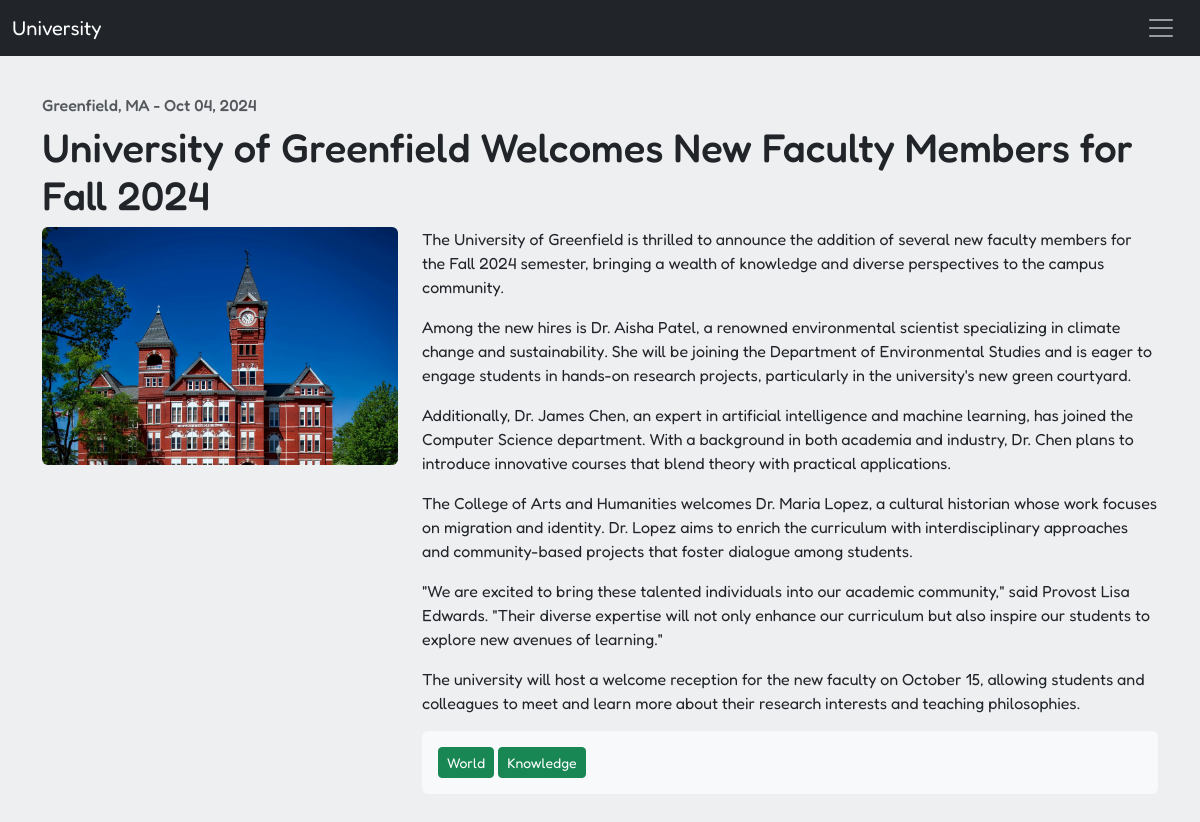
Screenshot of /new/4/ with the database file from the repository.
### main/models.py (models this page shows, shortened)
class New(models.Model):
	title = models.CharField(max_length=255)
	author = models.ForeignKey(to=User, on_delete=models.CASCADE)
	attract = models.TextField(blank=True, null=True, max_length=510)
	image = models.ImageField(upload_to='uploads/news', blank=True, null=True)
	category = models.ForeignKey(to='Category', on_delete=models.CASCADE)
	tags = models.ManyToManyField(to='Tag', related_name='news')
	location = models.CharField(max_length=255, blank=True, null=True)
	location_URL = models.URLField(blank=True, null=True)
	content = models.TextField()
	views = models.PositiveIntegerField(default=0)
	is_published = models.BooleanField(default=False)
	publish_date = models.DateTimeField(blank=True, null=True)
	created_at = models.DateTimeField(auto_now_add=True)
	updated_at = models.DateTimeField(auto_now=True)

class Tag(models.Model):
	name = models.CharField(max_length=128)
	slug = models.SlugField(max_length=128, unique=True, blank=True, null=True)

### main/views.py (the view)
# urls.py: path('new/<int:pk>/', views.new, name='new'),
def new(request, pk):
	new = models.New.objects.get(pk=pk)
	return render(request, 'main/new.htm', {'new': new})

### main/templatetags/mark.py (called while the page is built)
@register.filter
def markdownify(text):
	return markdown.markdown(text)

### templates/main/new.htm (shortened to what this page needs)
{% extends 'base.htm' %}
{% load mark %}
{% block content %}
	{% if new %}
		<h6 class="card-subtitle mb-2 text-body-secondary">{{ new.location }} - {{ new.created_at|date:"M d, Y" }}</h6>
		<h1>{{ new.title }}</h1>
		<div class="row">
			<div class="col-md-4">
				<img src="{{ new.image.url }}" class="rounded img-fluid" alt="{{ new.location }}">
			</div>
			<div class="col-md-8">
				{{ new.content|markdownify|safe }}
				<div class="bg-light p-3 rounded">
					{% for tag in new.tags.all %}
						<a class="btn btn-sm btn-success" href="">{{ tag.name }}</a>
					{% endfor %}
				</div>
			</div>
		</div>
	{% endif %}
{% endblock %}

### static/css/custom.css (style rules this page uses)
* { font-family: "Fredoka", sans-serif; }
:root { --main-bg: #edeff1; --header-bg: #001F3F; --navbar-bg: #2C3E50; --section-bg: #FFFFFF; --footer-bg: #343A40; --accent-bg: #FFC72C; --white: #fff; }
body { background: var(--main-bg); }

### rows the page displays
New: location "Greenfield, MA", created_at "Oct 04, 2024", title "University of Greenfield Welcomes New Faculty Members for Fall 2024", image (picture), content "The University of Greenfield is thrilled to announce the addition of several new faculty members for the Fall 2024 semester, bringing a wealth of knowledge and diverse perspectives to the campus community. Among the new hires is Dr. Aisha Patel, a renowned environmental scientist specializing in climate change and sustainability. She will be joining the Department of Environmental Studies and is eager to engage students in hands-on research projects, particularly in the university's new green courtyard. Additionally, Dr. James Chen, an expert in artificial intelligence and machine learning, has joined the Computer Science department. With a background in both academia and industry, Dr. Chen…"
Tag: name "World"
Tag: name "Knowledge"
